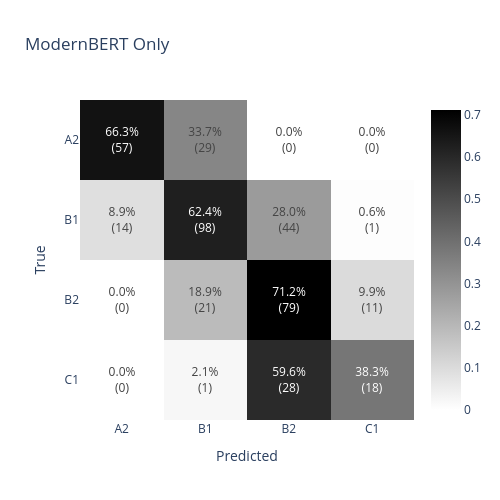

This figure's notebook cell:
### Code cell
from datasets import load_dataset
from sklearn.metrics import precision_recall_fscore_support, confusion_matrix
import plotly.graph_objects as go
import numpy as np
import torch

# Load and preprocess validation data
val_ds = load_dataset("json", data_files=r"C:\Users\coope\Documents\Learner_Writing_Classification\cefr_lexical_sophistication\cefr-lexical-sophistication-main\wai_data\cefr_vocab_data\val_cefr_LazyA1.jsonl", split="train")
val_ds = val_ds.select_columns(["text", "label"])  # removed affix_bow

label_map = {"A2": 0, "B1": 1, "B2": 2, "C1": 3}
id_to_label = {0: "A2", 1: "B1", 2: "B2", 3: "C1"}

val_ds = val_ds.map(lambda x: {"labels": label_map[x["label"]]})
val_ds = val_ds.remove_columns(["label"])

# Tokenize
tokenized_val_ds = val_ds.map(lambda x: tokenizer(x["text"]))
tokenized_val_ds = tokenized_val_ds.remove_columns(["text"])

# Get predictions
baseline_model.eval()  # changed from new_model
device = torch.device("cuda" if torch.cuda.is_available() else "cpu")
baseline_model.to(device)  # changed from new_model

all_preds = []
all_labels = []

with torch.no_grad():
    for example in tokenized_val_ds:
        input_ids = torch.tensor([example["input_ids"]]).to(device)
        attention_mask = torch.tensor([example["attention_mask"]]).to(device)
        # removed affix_bow
        
        outputs = baseline_model(input_ids=input_ids, attention_mask=attention_mask)  # changed from new_model, removed affix_bow
        pred = torch.argmax(outputs.logits, dim=-1).item()
        
        all_preds.append(pred)
        all_labels.append(example["labels"])

# Calculate metrics
precision, recall, f1, support = precision_recall_fscore_support(all_labels, all_preds, average=None)
labels = ["A2", "B1", "B2", "C1"]

print("Per-class metrics:")
for i, label in enumerate(labels):
    print(f"{label}: Precision={precision[i]:.3f}, Recall={recall[i]:.3f}, F1={f1[i]:.3f}")

# Overall metrics
precision_macro, recall_macro, f1_macro, _ = precision_recall_fscore_support(all_labels, all_preds, average="macro")
print(f"\nMacro average: Precision={precision_macro:.3f}, Recall={recall_macro:.3f}, F1={f1_macro:.3f}")

# Confusion matrix
cm = confusion_matrix(all_labels, all_preds)
cm_normalized = cm.astype("float") / cm.sum(axis=1)[:, np.newaxis]

annotations = []
for i in range(len(labels)):
    row = []
    for j in range(len(labels)):
        row.append(f"{cm_normalized[i][j]*100:.1f}%<br>({cm[i][j]})")
    annotations.append(row)

fig = go.Figure(data=go.Heatmap(
    z=cm_normalized,
    x=labels,
    y=labels,
    colorscale=[[0, "white"], [1, "black"]],
    text=annotations,
    texttemplate="%{text}",
    textfont={"size": 12},
    hovertemplate="True: %{y}<br>Predicted: %{x}<br>Proportion: %{z:.2f}<extra></extra>"
))

fig.update_layout(
    title="ModernBERT Only",  # updated title
    xaxis_title="Predicted",
    yaxis_title="True",
    xaxis={"side": "bottom"},
    yaxis={"autorange": "reversed"},
    width=500,
    height=500
)

fig.show()

### Figure 1 — Plotly figure (JSON) as saved in the notebook; plotly's stock layout.template omitted (floating-point values rounded to 4 significant figures)
{"data": [{"colorscale": [[0, "white"], [1, "black"]], "hovertemplate": "True: %{y}<br>Predicted: %{x}<br>Proportion: %{z:.2f}<extra></extra>", "text": [["66.3%<br>(57)", "33.7%<br>(29)", "0.0%<br>(0)", "0.0%<br>(0)"], ["8.9%<br>(14)", "62.4%<br>(98)", "28.0%<br>(44)", "0.6%<br>(1)"], ["0.0%<br>(0)", "18.9%<br>(21)", "71.2%<br>(79)", "9.9%<br>(11)"], ["0.0%<br>(0)", "2.1%<br>(1)", "59.6%<br>(28)", "38.3%<br>(18)"]], "textfont": {"size": 12}, "texttemplate": "%{text}", "type": "heatmap", "x": ["A2", "B1", "B2", "C1"], "y": ["A2", "B1", "B2", "C1"], "z": [[0.6628, 0.3372, 0.0, 0.0], [0.08917, 0.6242, 0.2803, 0.006369], [0.0, 0.1892, 0.7117, 0.0991], [0.0, 0.02128, 0.5957, 0.383]]}], "layout": {"height": 500, "title": {"text": "ModernBERT Only"}, "width": 500, "xaxis": {"side": "bottom", "title": {"text": "Predicted"}}, "yaxis": {"autorange": "reversed", "title": {"text": "True"}}}}
